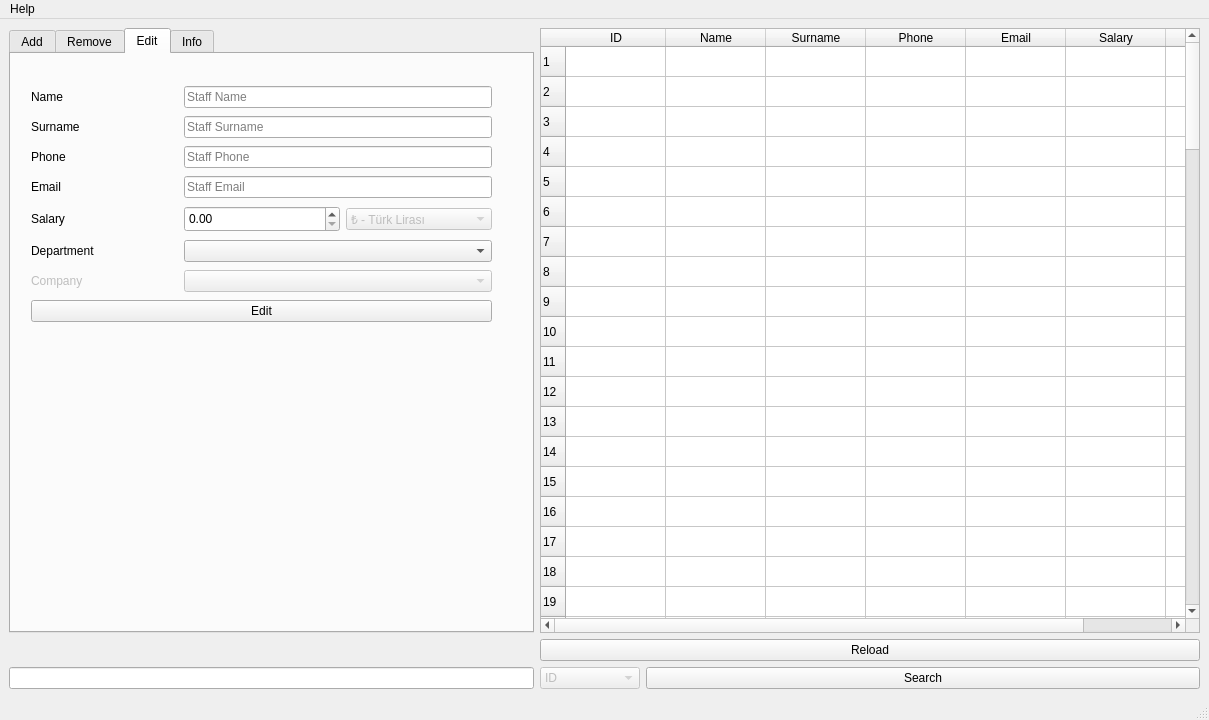
<?xml version="1.0" encoding="UTF-8"?>
<ui version="4.0">
 <class>MainWindow</class>
 <widget class="QMainWindow" name="MainWindow">
  <property name="geometry">
   <rect>
    <x>0</x>
    <y>0</y>
    <width>1209</width>
    <height>720</height>
   </rect>
  </property>
  <property name="minimumSize">
   <size>
    <width>1209</width>
    <height>720</height>
   </size>
  </property>
  <property name="sizeIncrement">
   <size>
    <width>0</width>
    <height>0</height>
   </size>
  </property>
  <property name="windowTitle">
   <string>SelCan - Staff</string>
  </property>
  <property name="windowOpacity">
   <double>1.000000000000000</double>
  </property>
  <widget class="QWidget" name="centralwidget">
   <layout class="QGridLayout" name="gridLayout">
    <item row="3" column="0">
     <widget class="QLineEdit" name="lineEdit_searchval">
      <property name="maximumSize">
       <size>
        <width>525</width>
        <height>16777215</height>
       </size>
      </property>
      <property name="whatsThis">
       <string>Aranacak Değer</string>
      </property>
     </widget>
    </item>
    <item row="0" column="2" colspan="2">
     <widget class="QTableWidget" name="tableWidget">
      <property name="minimumSize">
       <size>
        <width>0</width>
        <height>0</height>
       </size>
      </property>
      <property name="maximumSize">
       <size>
        <width>16777215</width>
        <height>16777215</height>
       </size>
      </property>
      <property name="acceptDrops">
       <bool>false</bool>
      </property>
      <property name="accessibleDescription">
       <string>odtaütaü</string>
      </property>
      <property name="inputMethodHints">
       <set>Qt::ImhNone</set>
      </property>
      <property name="editTriggers">
       <set>QAbstractItemView::NoEditTriggers</set>
      </property>
      <property name="dragEnabled">
       <bool>true</bool>
      </property>
      <property name="alternatingRowColors">
       <bool>false</bool>
      </property>
      <property name="selectionBehavior">
       <enum>QAbstractItemView::SelectRows</enum>
      </property>
      <property name="rowCount">
       <number>100</number>
      </property>
      <row/>
      <row/>
      <row/>
      <row/>
      <row/>
      <row/>
      <row/>
      <row/>
      <row/>
      <row/>
      <row/>
      <row/>
      <row/>
      <row/>
      <row/>
      <row/>
      <row/>
      <row/>
      <row/>
      <row/>
      <row/>
      <row/>
      <row/>
      <row/>
      <row/>
      <row/>
      <row/>
      <row/>
      <row/>
      <row/>
      <row/>
      <row/>
      <row/>
      <row/>
      <row/>
      <row/>
      <row/>
      <row/>
      <row/>
      <row/>
      <row/>
      <row/>
      <row/>
      <row/>
      <row/>
      <row/>
      <row/>
      <row/>
      <row/>
      <row/>
      <row/>
      <row/>
      <row/>
      <row/>
      <row/>
      <row/>
      <row/>
      <row/>
      <row/>
      <row/>
      <row/>
      <row/>
      <row/>
      <row/>
      <row/>
      <row/>
      <row/>
      <row/>
      <row/>
      <row/>
      <row/>
      <row/>
      <row/>
      <row/>
      <row/>
      <row/>
      <row/>
      <row/>
      <row/>
      <row/>
      <row/>
      <row/>
      <row/>
      <row/>
      <row/>
      <row/>
      <row/>
      <row/>
      <row/>
      <row/>
      <row/>
      <row/>
      <row/>
      <row/>
      <row/>
      <row/>
      <row/>
      <row/>
      <row/>
      <row/>
      <column>
       <property name="text">
        <string>ID</string>
       </property>
       <property name="whatsThis">
        <string/>
       </property>
       <property name="font">
        <font>
         <kerning>true</kerning>
        </font>
       </property>
      </column>
      <column>
       <property name="text">
        <string>Name</string>
       </property>
      </column>
      <column>
       <property name="text">
        <string>Surname</string>
       </property>
      </column>
      <column>
       <property name="text">
        <string>Phone</string>
       </property>
      </column>
      <column>
       <property name="text">
        <string>Email</string>
       </property>
      </column>
      <column>
       <property name="text">
        <string>Salary</string>
       </property>
      </column>
      <column>
       <property name="text">
        <string>Department</string>
       </property>
      </column>
     </widget>
    </item>
    <item row="3" column="2">
     <widget class="QComboBox" name="comboBox_searchtype">
      <property name="enabled">
       <bool>false</bool>
      </property>
      <property name="maximumSize">
       <size>
        <width>100</width>
        <height>16777215</height>
       </size>
      </property>
      <property name="toolTipDuration">
       <number>-1</number>
      </property>
      <property name="currentIndex">
       <number>0</number>
      </property>
      <property name="maxVisibleItems">
       <number>5</number>
      </property>
      <item>
       <property name="text">
        <string>ID</string>
       </property>
      </item>
      <item>
       <property name="text">
        <string>Name</string>
       </property>
      </item>
      <item>
       <property name="text">
        <string>Salary</string>
       </property>
      </item>
     </widget>
    </item>
    <item row="3" column="3">
     <widget class="QPushButton" name="pushButton_search">
      <property name="text">
       <string>Search</string>
      </property>
     </widget>
    </item>
    <item row="1" column="2" colspan="2">
     <widget class="QPushButton" name="pushButton_reload">
      <property name="text">
       <string>Reload</string>
      </property>
     </widget>
    </item>
    <item row="0" column="0">
     <widget class="QTabWidget" name="tabWidget">
      <property name="minimumSize">
       <size>
        <width>0</width>
        <height>0</height>
       </size>
      </property>
      <property name="maximumSize">
       <size>
        <width>525</width>
        <height>16777215</height>
       </size>
      </property>
      <property name="autoFillBackground">
       <bool>false</bool>
      </property>
      <property name="inputMethodHints">
       <set>Qt::ImhNone</set>
      </property>
      <property name="currentIndex">
       <number>2</number>
      </property>
      <property name="tabBarAutoHide">
       <bool>false</bool>
      </property>
      <widget class="QWidget" name="tab_add">
       <attribute name="title">
        <string>Add</string>
       </attribute>
       <widget class="QWidget" name="layoutWidget">
        <property name="geometry">
         <rect>
          <x>20</x>
          <y>30</y>
          <width>461</width>
          <height>245</height>
         </rect>
        </property>
        <layout class="QGridLayout" name="gridLayout_2">
         <item row="7" column="0" colspan="3">
          <widget class="QPushButton" name="pushButton_add">
           <property name="text">
            <string>Add</string>
           </property>
          </widget>
         </item>
         <item row="4" column="2">
          <widget class="QComboBox" name="comboBox_salarytype">
           <property name="enabled">
            <bool>false</bool>
           </property>
           <item>
            <property name="text">
             <string>₺ - Türk Lirası</string>
            </property>
           </item>
           <item>
            <property name="text">
             <string>€ - Euro</string>
            </property>
           </item>
           <item>
            <property name="text">
             <string>$ - Dolar</string>
            </property>
           </item>
          </widget>
         </item>
         <item row="4" column="0">
          <widget class="QLabel" name="label_salary">
           <property name="text">
            <string>Salary</string>
           </property>
          </widget>
         </item>
         <item row="1" column="1" colspan="2">
          <widget class="QLineEdit" name="lineEdit_surname">
           <property name="text">
            <string/>
           </property>
           <property name="placeholderText">
            <string>Staff Surname</string>
           </property>
          </widget>
         </item>
         <item row="0" column="0">
          <widget class="QLabel" name="label_name">
           <property name="text">
            <string>Name</string>
           </property>
          </widget>
         </item>
         <item row="6" column="0">
          <widget class="QLabel" name="label_company">
           <property name="enabled">
            <bool>false</bool>
           </property>
           <property name="text">
            <string>Company</string>
           </property>
          </widget>
         </item>
         <item row="5" column="0">
          <widget class="QLabel" name="label_department">
           <property name="text">
            <string>Department</string>
           </property>
          </widget>
         </item>
         <item row="6" column="1" colspan="2">
          <widget class="QComboBox" name="comboBox_company">
           <property name="enabled">
            <bool>false</bool>
           </property>
           <property name="editable">
            <bool>false</bool>
           </property>
           <property name="currentIndex">
            <number>-1</number>
           </property>
           <property name="duplicatesEnabled">
            <bool>false</bool>
           </property>
          </widget>
         </item>
         <item row="5" column="1" colspan="2">
          <widget class="QComboBox" name="comboBox_department">
           <property name="currentIndex">
            <number>-1</number>
           </property>
           <item>
            <property name="text">
             <string>Muhasebe</string>
            </property>
           </item>
           <item>
            <property name="text">
             <string>Yönetim</string>
            </property>
           </item>
          </widget>
         </item>
         <item row="0" column="1" colspan="2">
          <widget class="QLineEdit" name="lineEdit_name">
           <property name="text">
            <string/>
           </property>
           <property name="placeholderText">
            <string>Staff Name</string>
           </property>
          </widget>
         </item>
         <item row="4" column="1">
          <widget class="QDoubleSpinBox" name="doubleSpinBox_salary">
           <property name="enabled">
            <bool>true</bool>
           </property>
           <property name="minimumSize">
            <size>
             <width>156</width>
             <height>26</height>
            </size>
           </property>
           <property name="sizeIncrement">
            <size>
             <width>0</width>
             <height>0</height>
            </size>
           </property>
           <property name="mouseTracking">
            <bool>true</bool>
           </property>
           <property name="tabletTracking">
            <bool>true</bool>
           </property>
           <property name="whatsThis">
            <string/>
           </property>
           <property name="accessibleName">
            <string/>
           </property>
           <property name="specialValueText">
            <string/>
           </property>
           <property name="showGroupSeparator" stdset="0">
            <bool>false</bool>
           </property>
           <property name="prefix">
            <string/>
           </property>
           <property name="suffix">
            <string/>
           </property>
           <property name="maximum">
            <double>9999999999.000000000000000</double>
           </property>
          </widget>
         </item>
         <item row="1" column="0">
          <widget class="QLabel" name="label_surname">
           <property name="text">
            <string>Surname</string>
           </property>
          </widget>
         </item>
         <item row="3" column="0">
          <widget class="QLabel" name="label_mail">
           <property name="text">
            <string>Email</string>
           </property>
          </widget>
         </item>
         <item row="3" column="1" colspan="2">
          <widget class="QLineEdit" name="lineEdit_email">
           <property name="placeholderText">
            <string>Staff Email</string>
           </property>
          </widget>
         </item>
         <item row="2" column="0">
          <widget class="QLabel" name="label_phone">
           <property name="text">
            <string>Phone</string>
           </property>
          </widget>
         </item>
         <item row="2" column="1" colspan="2">
          <widget class="QLineEdit" name="lineEdit_phone">
           <property name="placeholderText">
            <string>Staff Phone</string>
           </property>
          </widget>
         </item>
        </layout>
       </widget>
      </widget>
      <widget class="QWidget" name="tab_remove">
       <attribute name="title">
        <string>Remove</string>
       </attribute>
       <widget class="QWidget" name="layoutWidget">
        <property name="geometry">
         <rect>
          <x>20</x>
          <y>20</y>
          <width>481</width>
          <height>213</height>
         </rect>
        </property>
        <layout class="QGridLayout" name="gridLayout_3">
         <item row="3" column="1">
          <widget class="QLineEdit" name="lineEdit_rmail">
           <property name="readOnly">
            <bool>true</bool>
           </property>
           <property name="placeholderText">
            <string>Staff Email</string>
           </property>
          </widget>
         </item>
         <item row="4" column="1">
          <widget class="QLineEdit" name="lineEdit_rsalary">
           <property name="readOnly">
            <bool>true</bool>
           </property>
           <property name="placeholderText">
            <string>Staff Salary</string>
           </property>
          </widget>
         </item>
         <item row="1" column="0">
          <widget class="QLabel" name="label_rname">
           <property name="text">
            <string>Name</string>
           </property>
          </widget>
         </item>
         <item row="6" column="0">
          <widget class="QRadioButton" name="radioButton_rsure">
           <property name="text">
            <string>Are you sure?</string>
           </property>
          </widget>
         </item>
         <item row="2" column="1">
          <widget class="QLineEdit" name="lineEdit_rphone">
           <property name="readOnly">
            <bool>true</bool>
           </property>
           <property name="placeholderText">
            <string>Staff Phone</string>
           </property>
          </widget>
         </item>
         <item row="6" column="1">
          <widget class="QPushButton" name="pushButton_remove">
           <property name="enabled">
            <bool>false</bool>
           </property>
           <property name="text">
            <string>Remove</string>
           </property>
          </widget>
         </item>
         <item row="0" column="1">
          <widget class="QLineEdit" name="lineEdit_rid">
           <property name="acceptDrops">
            <bool>true</bool>
           </property>
           <property name="readOnly">
            <bool>true</bool>
           </property>
           <property name="placeholderText">
            <string>Saff Identity</string>
           </property>
          </widget>
         </item>
         <item row="3" column="0">
          <widget class="QLabel" name="label_rmail">
           <property name="text">
            <string>Email</string>
           </property>
          </widget>
         </item>
         <item row="1" column="1">
          <widget class="QLineEdit" name="lineEdit_rname">
           <property name="readOnly">
            <bool>true</bool>
           </property>
           <property name="placeholderText">
            <string>Staff Name and Surname</string>
           </property>
          </widget>
         </item>
         <item row="4" column="0">
          <widget class="QLabel" name="label_rsalary">
           <property name="text">
            <string>Salary</string>
           </property>
          </widget>
         </item>
         <item row="0" column="0">
          <widget class="QLabel" name="label_rid">
           <property name="inputMethodHints">
            <set>Qt::ImhNone</set>
           </property>
           <property name="text">
            <string>ID</string>
           </property>
          </widget>
         </item>
         <item row="2" column="0">
          <widget class="QLabel" name="label_rphone">
           <property name="text">
            <string>Phone</string>
           </property>
          </widget>
         </item>
         <item row="5" column="0">
          <widget class="QLabel" name="label_rdepartment">
           <property name="text">
            <string>Department</string>
           </property>
          </widget>
         </item>
         <item row="5" column="1">
          <widget class="QLineEdit" name="lineEdit_rdepartment">
           <property name="placeholderText">
            <string>Staff Department</string>
           </property>
          </widget>
         </item>
        </layout>
       </widget>
      </widget>
      <widget class="QWidget" name="tab_edit">
       <property name="accessibleName">
        <string/>
       </property>
       <attribute name="title">
        <string>Edit</string>
       </attribute>
       <widget class="QWidget" name="layoutWidget_2">
        <property name="geometry">
         <rect>
          <x>20</x>
          <y>30</y>
          <width>461</width>
          <height>245</height>
         </rect>
        </property>
        <layout class="QGridLayout" name="gridLayout_4">
         <item row="7" column="0" colspan="3">
          <widget class="QPushButton" name="pushButton_edit">
           <property name="text">
            <string>Edit</string>
           </property>
          </widget>
         </item>
         <item row="4" column="2">
          <widget class="QComboBox" name="comboBox_esalarytype">
           <property name="enabled">
            <bool>false</bool>
           </property>
           <item>
            <property name="text">
             <string>₺ - Türk Lirası</string>
            </property>
           </item>
           <item>
            <property name="text">
             <string>€ - Euro</string>
            </property>
           </item>
           <item>
            <property name="text">
             <string>$ - Dolar</string>
            </property>
           </item>
          </widget>
         </item>
         <item row="4" column="0">
          <widget class="QLabel" name="label_esalary">
           <property name="text">
            <string>Salary</string>
           </property>
          </widget>
         </item>
         <item row="1" column="1" colspan="2">
          <widget class="QLineEdit" name="lineEdit_esurname">
           <property name="text">
            <string/>
           </property>
           <property name="placeholderText">
            <string>Staff Surname</string>
           </property>
          </widget>
         </item>
         <item row="0" column="0">
          <widget class="QLabel" name="label_ename">
           <property name="text">
            <string>Name</string>
           </property>
          </widget>
         </item>
         <item row="6" column="0">
          <widget class="QLabel" name="label_ecompany">
           <property name="enabled">
            <bool>false</bool>
           </property>
           <property name="text">
            <string>Company</string>
           </property>
          </widget>
         </item>
         <item row="5" column="0">
          <widget class="QLabel" name="label_edepartment">
           <property name="text">
            <string>Department</string>
           </property>
          </widget>
         </item>
         <item row="6" column="1" colspan="2">
          <widget class="QComboBox" name="comboBox_ecompany">
           <property name="enabled">
            <bool>false</bool>
           </property>
           <property name="editable">
            <bool>false</bool>
           </property>
           <property name="currentIndex">
            <number>-1</number>
           </property>
           <property name="duplicatesEnabled">
            <bool>false</bool>
           </property>
          </widget>
         </item>
         <item row="5" column="1" colspan="2">
          <widget class="QComboBox" name="comboBox_edepartment">
           <property name="currentIndex">
            <number>-1</number>
           </property>
           <item>
            <property name="text">
             <string>Muhasebe</string>
            </property>
           </item>
           <item>
            <property name="text">
             <string>Yönetim</string>
            </property>
           </item>
          </widget>
         </item>
         <item row="0" column="1" colspan="2">
          <widget class="QLineEdit" name="lineEdit_ename">
           <property name="text">
            <string/>
           </property>
           <property name="placeholderText">
            <string>Staff Name</string>
           </property>
          </widget>
         </item>
         <item row="4" column="1">
          <widget class="QDoubleSpinBox" name="doubleSpinBox_esalary">
           <property name="enabled">
            <bool>true</bool>
           </property>
           <property name="minimumSize">
            <size>
             <width>156</width>
             <height>26</height>
            </size>
           </property>
           <property name="sizeIncrement">
            <size>
             <width>0</width>
             <height>0</height>
            </size>
           </property>
           <property name="mouseTracking">
            <bool>true</bool>
           </property>
           <property name="tabletTracking">
            <bool>true</bool>
           </property>
           <property name="whatsThis">
            <string/>
           </property>
           <property name="accessibleName">
            <string/>
           </property>
           <property name="specialValueText">
            <string/>
           </property>
           <property name="showGroupSeparator" stdset="0">
            <bool>false</bool>
           </property>
           <property name="prefix">
            <string/>
           </property>
           <property name="suffix">
            <string/>
           </property>
           <property name="maximum">
            <double>9999999999.000000000000000</double>
           </property>
          </widget>
         </item>
         <item row="1" column="0">
          <widget class="QLabel" name="label_esurname">
           <property name="text">
            <string>Surname</string>
           </property>
          </widget>
         </item>
         <item row="3" column="0">
          <widget class="QLabel" name="label_email">
           <property name="text">
            <string>Email</string>
           </property>
          </widget>
         </item>
         <item row="3" column="1" colspan="2">
          <widget class="QLineEdit" name="lineEdit_eemail">
           <property name="placeholderText">
            <string>Staff Email</string>
           </property>
          </widget>
         </item>
         <item row="2" column="0">
          <widget class="QLabel" name="label_ephone">
           <property name="text">
            <string>Phone</string>
           </property>
          </widget>
         </item>
         <item row="2" column="1" colspan="2">
          <widget class="QLineEdit" name="lineEdit_ephone">
           <property name="placeholderText">
            <string>Staff Phone</string>
           </property>
          </widget>
         </item>
        </layout>
       </widget>
      </widget>
      <widget class="QWidget" name="tab">
       <attribute name="title">
        <string>Info</string>
       </attribute>
       <widget class="QWidget" name="layoutWidget">
        <property name="geometry">
         <rect>
          <x>10</x>
          <y>20</y>
          <width>241</width>
          <height>58</height>
         </rect>
        </property>
        <layout class="QGridLayout" name="gridLayout_5">
         <item row="0" column="0">
          <widget class="QLabel" name="label_allproduct">
           <property name="text">
            <string>Toplam Eleman Sayısı</string>
           </property>
          </widget>
         </item>
         <item row="0" column="1">
          <widget class="QLineEdit" name="lineEdit_all">
           <property name="readOnly">
            <bool>true</bool>
           </property>
          </widget>
         </item>
         <item row="1" column="0">
          <widget class="QLabel" name="label_allproductval">
           <property name="text">
            <string>Toplam Maaş Miktarı</string>
           </property>
          </widget>
         </item>
         <item row="1" column="1">
          <widget class="QLineEdit" name="lineEdit_allval">
           <property name="readOnly">
            <bool>true</bool>
           </property>
          </widget>
         </item>
        </layout>
       </widget>
      </widget>
     </widget>
    </item>
   </layout>
  </widget>
  <widget class="QMenuBar" name="menubar">
   <property name="geometry">
    <rect>
     <x>0</x>
     <y>0</y>
     <width>1209</width>
     <height>22</height>
    </rect>
   </property>
   <widget class="QMenu" name="menuYard_m">
    <property name="title">
     <string>Help</string>
    </property>
    <addaction name="actionHakk_nda"/>
   </widget>
   <addaction name="menuYard_m"/>
  </widget>
  <widget class="QStatusBar" name="statusbar"/>
  <action name="actionHakk_nda">
   <property name="text">
    <string>About</string>
   </property>
  </action>
 </widget>
 <tabstops>
  <tabstop>lineEdit_name</tabstop>
  <tabstop>doubleSpinBox_salary</tabstop>
  <tabstop>comboBox_salarytype</tabstop>
  <tabstop>pushButton_add</tabstop>
  <tabstop>pushButton_remove</tabstop>
 </tabstops>
 <resources/>
 <connections/>
</ui>
